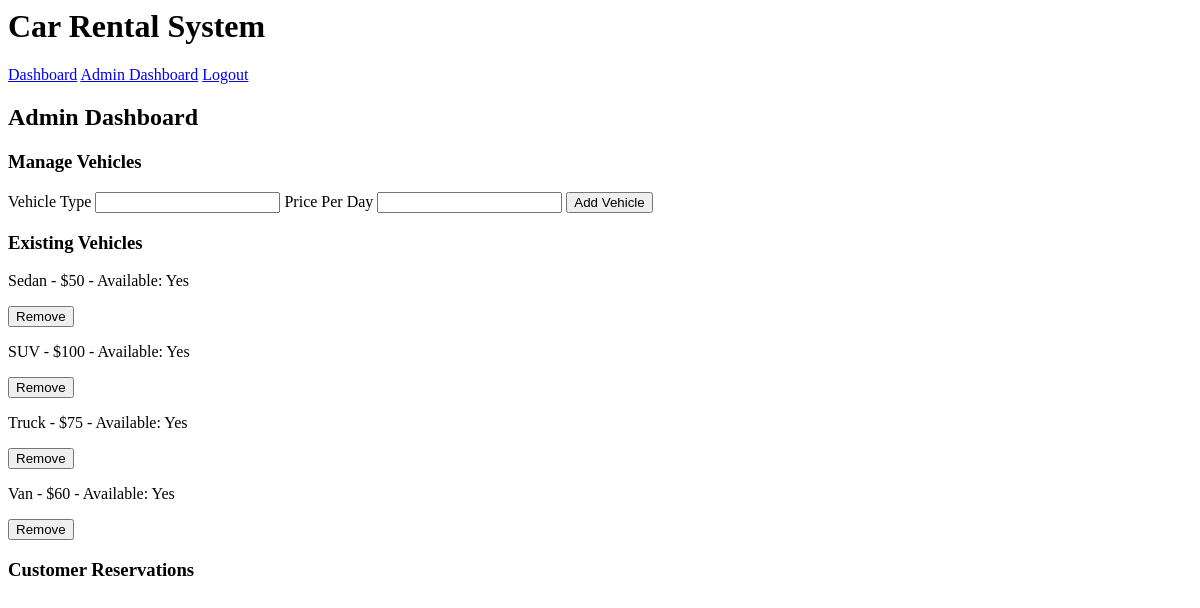
The app's page /admin (signed in), older data.
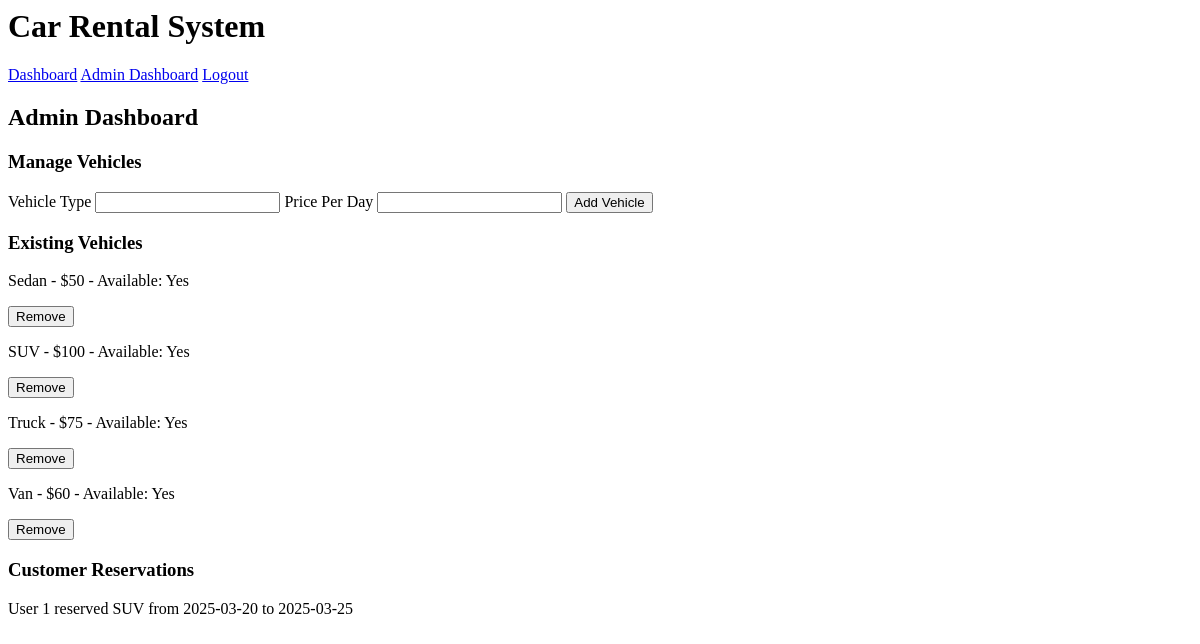
The same page, newer data.
### app.py (models this page shows)
class Vehicle(db.Model):
    id = db.Column(db.Integer, primary_key=True)
    type = db.Column(db.String(50), nullable=False)
    price_per_day = db.Column(db.Integer, nullable=False)
    available = db.Column(db.Boolean, default=True)

class Reservation(db.Model):
    id = db.Column(db.Integer, primary_key=True)
    user_id = db.Column(db.Integer, db.ForeignKey('user.id'))
    vehicle_id = db.Column(db.Integer, db.ForeignKey('vehicle.id'))
    start_date = db.Column(db.String(20), nullable=False)
    end_date = db.Column(db.String(20), nullable=False)
    total_cost = db.Column(db.Float, nullable=False)
    paid = db.Column(db.Boolean, default=False)

### app.py (the view)
@app.route('/admin', methods=['GET', 'POST'])
def admin():
    if 'user_id' not in session or not session.get('is_admin'):
        flash('Access denied.', 'danger')
        return redirect(url_for('dashboard'))
    vehicles = Vehicle.query.all()
    reservations = db.session.query(Reservation, Vehicle).join(Vehicle, Reservation.vehicle_id == Vehicle.id).all()
    return render_template('admin.html', vehicles=vehicles, reservations=reservations)

### templates/admin.html (shortened to what this page needs)
{% extends 'base.html' %}
{% block content %}
    <h2>Admin Dashboard</h2>
    <h3>Manage Vehicles</h3>
    <form method="POST" action="{{ url_for('add_vehicle') }}">
        <label>Vehicle Type</label>
        <input type="text" name="vehicle_type" required>
        <label>Price Per Day</label>
        <input type="number" name="price_per_day" required>
        <button type="submit">Add Vehicle</button>
    </form>
    <h3>Existing Vehicles</h3>
    {% for vehicle in vehicles %}
        <p>{{ vehicle.type }} - ${{ vehicle.price_per_day }} - Available: {{ 'Yes' if vehicle.available else 'No' }}</p>
        <form method="POST" action="{{ url_for('delete_vehicle', vehicle_id=vehicle.id) }}">
            <button type="submit">Remove</button>
        </form>
    {% endfor %}
    <h3>Customer Reservations</h3>
    {% for reservation, vehicle in reservations %}
    <p>User {{ reservation.user_id }} reserved {{ vehicle.type }} from {{ reservation.start_date }} to {{ reservation.end_date }}</p>
{% endfor %}
{% endblock %}

Row changes from the older to the newer data that the page shows:
added Reservation: user_id "1", type "SUV", start_date "2025-03-20", end_date "2025-03-25"
